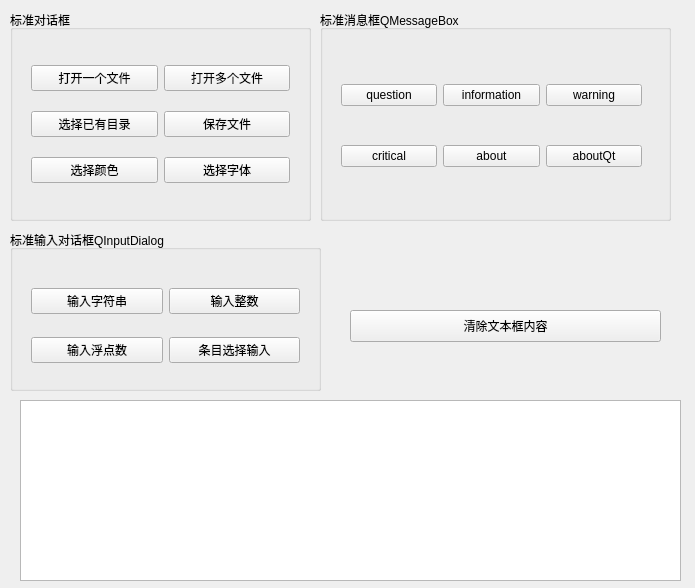
<?xml version="1.0" encoding="UTF-8"?>
<ui version="4.0">
 <class>Widget</class>
 <widget class="QWidget" name="Widget">
  <property name="geometry">
   <rect>
    <x>0</x>
    <y>0</y>
    <width>695</width>
    <height>588</height>
   </rect>
  </property>
  <property name="windowTitle">
   <string>Widget</string>
  </property>
  <widget class="QGroupBox" name="groupBox">
   <property name="geometry">
    <rect>
     <x>10</x>
     <y>10</y>
     <width>301</width>
     <height>211</height>
    </rect>
   </property>
   <property name="title">
    <string>标准对话框</string>
   </property>
   <widget class="QWidget" name="gridLayoutWidget">
    <property name="geometry">
     <rect>
      <x>10</x>
      <y>30</y>
      <width>281</width>
      <height>171</height>
     </rect>
    </property>
    <layout class="QGridLayout" name="gridLayout">
     <item row="0" column="1">
      <widget class="QPushButton" name="btnOpenMulti">
       <property name="text">
        <string>打开多个文件</string>
       </property>
      </widget>
     </item>
     <item row="0" column="0">
      <widget class="QPushButton" name="btnOpen">
       <property name="text">
        <string>打开一个文件</string>
       </property>
      </widget>
     </item>
     <item row="1" column="0">
      <widget class="QPushButton" name="btnSelDir">
       <property name="text">
        <string>选择已有目录</string>
       </property>
      </widget>
     </item>
     <item row="1" column="1">
      <widget class="QPushButton" name="btnSave">
       <property name="text">
        <string>保存文件</string>
       </property>
      </widget>
     </item>
     <item row="2" column="0">
      <widget class="QPushButton" name="btnColor">
       <property name="text">
        <string>选择颜色</string>
       </property>
      </widget>
     </item>
     <item row="2" column="1">
      <widget class="QPushButton" name="btnFont">
       <property name="text">
        <string>选择字体</string>
       </property>
      </widget>
     </item>
    </layout>
   </widget>
  </widget>
  <widget class="QGroupBox" name="groupBox_2">
   <property name="geometry">
    <rect>
     <x>320</x>
     <y>10</y>
     <width>351</width>
     <height>211</height>
    </rect>
   </property>
   <property name="title">
    <string>标准消息框QMessageBox</string>
   </property>
   <widget class="QWidget" name="gridLayoutWidget_2">
    <property name="geometry">
     <rect>
      <x>10</x>
      <y>30</y>
      <width>323</width>
      <height>171</height>
     </rect>
    </property>
    <layout class="QGridLayout" name="gridLayout_2">
     <item row="0" column="2">
      <widget class="QPushButton" name="btnMsgWarning">
       <property name="text">
        <string>warning</string>
       </property>
      </widget>
     </item>
     <item row="0" column="0">
      <widget class="QPushButton" name="btnMsgQuestion">
       <property name="text">
        <string>question</string>
       </property>
      </widget>
     </item>
     <item row="0" column="1">
      <widget class="QPushButton" name="btnMsgInformation">
       <property name="text">
        <string>information</string>
       </property>
      </widget>
     </item>
     <item row="1" column="0">
      <widget class="QPushButton" name="btnMsgCritical">
       <property name="text">
        <string>critical</string>
       </property>
      </widget>
     </item>
     <item row="1" column="1">
      <widget class="QPushButton" name="btnMsgAbout">
       <property name="text">
        <string>about</string>
       </property>
      </widget>
     </item>
     <item row="1" column="2">
      <widget class="QPushButton" name="btnMsgAboutQt">
       <property name="text">
        <string>aboutQt</string>
       </property>
      </widget>
     </item>
    </layout>
   </widget>
  </widget>
  <widget class="QGroupBox" name="groupBox_3">
   <property name="geometry">
    <rect>
     <x>10</x>
     <y>230</y>
     <width>311</width>
     <height>161</height>
    </rect>
   </property>
   <property name="title">
    <string>标准输入对话框QInputDialog</string>
   </property>
   <widget class="QWidget" name="gridLayoutWidget_3">
    <property name="geometry">
     <rect>
      <x>10</x>
      <y>30</y>
      <width>291</width>
      <height>131</height>
     </rect>
    </property>
    <layout class="QGridLayout" name="gridLayout_3">
     <item row="0" column="1">
      <widget class="QPushButton" name="btnInputInt">
       <property name="text">
        <string>输入整数</string>
       </property>
      </widget>
     </item>
     <item row="0" column="0">
      <widget class="QPushButton" name="btnInputString">
       <property name="text">
        <string>输入字符串</string>
       </property>
      </widget>
     </item>
     <item row="1" column="0">
      <widget class="QPushButton" name="btnInputFLoat">
       <property name="text">
        <string>输入浮点数</string>
       </property>
      </widget>
     </item>
     <item row="1" column="1">
      <widget class="QPushButton" name="btnInputItem">
       <property name="text">
        <string>条目选择输入</string>
       </property>
      </widget>
     </item>
    </layout>
   </widget>
  </widget>
  <widget class="QPushButton" name="btnClearPlainText">
   <property name="geometry">
    <rect>
     <x>350</x>
     <y>310</y>
     <width>311</width>
     <height>32</height>
    </rect>
   </property>
   <property name="text">
    <string>清除文本框内容</string>
   </property>
  </widget>
  <widget class="QPlainTextEdit" name="plainTextEdit">
   <property name="geometry">
    <rect>
     <x>20</x>
     <y>400</y>
     <width>661</width>
     <height>181</height>
    </rect>
   </property>
  </widget>
 </widget>
 <layoutdefault spacing="6" margin="11"/>
 <resources/>
 <connections>
  <connection>
   <sender>btnClearPlainText</sender>
   <signal>clicked()</signal>
   <receiver>plainTextEdit</receiver>
   <slot>clear()</slot>
   <hints>
    <hint type="sourcelabel">
     <x>505</x>
     <y>325</y>
    </hint>
    <hint type="destinationlabel">
     <x>350</x>
     <y>490</y>
    </hint>
   </hints>
  </connection>
 </connections>
</ui>
